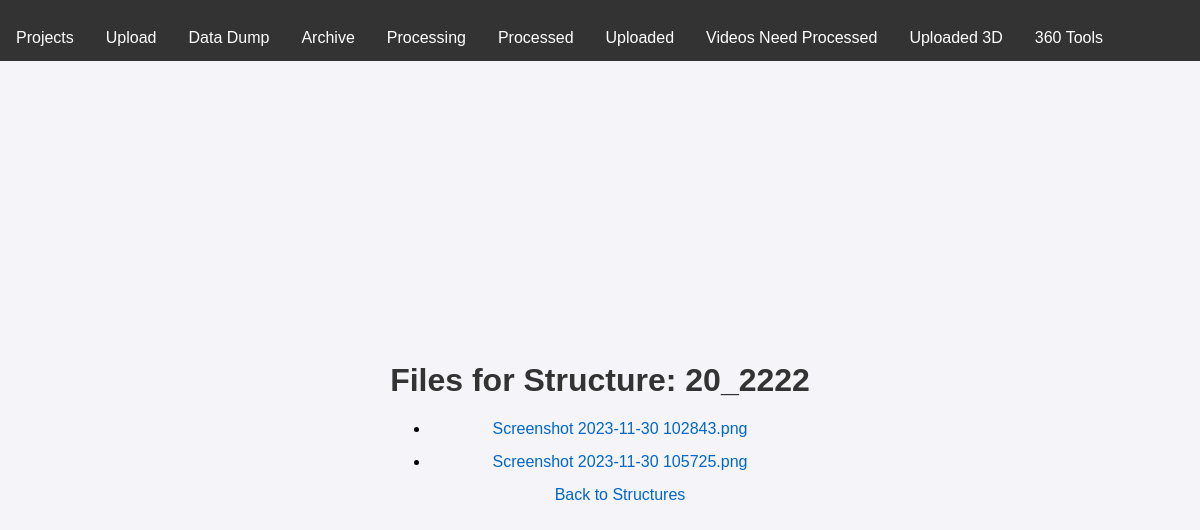
The app's page /structures/1/files with its own data.
### tables this page shows
CREATE TABLE Structures (
            id INTEGER PRIMARY KEY AUTOINCREMENT,
            project_id INTEGER NOT NULL,
            project_location TEXT NOT NULL,
            structure_id TEXT NOT NULL,
            collection_date TEXT NOT NULL,
            FOREIGN KEY (project_id) REFERENCES Projects (id)
        );

CREATE TABLE Files (
            id INTEGER PRIMARY KEY AUTOINCREMENT,
            structure_id INTEGER NOT NULL,
            filename TEXT NOT NULL,
            path TEXT NOT NULL,
            FOREIGN KEY (structure_id) REFERENCES Structures (id)
        );

### app.py (the view)
@app.get("/structures/{structure_db_id}/files", response_class=HTMLResponse)
async def list_files(request: Request, structure_db_id: int):
    files = get_files_by_structure(structure_db_id)
    structure = get_structure_by_id(structure_db_id)  # Fetch structure data
    if not structure:
        raise HTTPException(status_code=404, detail="Structure not found")
    return templates.TemplateResponse(
        "files.html",
        {
            "request": request,
            "files": files,
            "structure": {
                "structure_id": structure["structure_id"],  # Use structure_id field for display
                "project_id": structure["project_id"],
            },
        },
    )

### templates/files.html (shortened to what this page needs)
{% extends "base.html" %}
{% block content %}
<h1>Files for Structure: {{ structure['structure_id'] }}</h1>
<ul>
{% for file in files %}
    <li>
        <a href="/data/{{ file['path'] }}">{{ file['filename'] }}</a>
    </li>
{% endfor %}
<a href="/projects/{{ structure['project_id'] }}/structures">Back to Structures</a>
</ul>
{% endblock %}

### static/styles.css (style rules this page uses)
body { font-family: Arial, sans-serif; background-color: #f4f4f9; margin: 0; padding: 0; display: flex; justify-content: center; align-items: center; height: 100vh; }
h1 { text-align: center; color: #333; }
a { text-decoration: none; color: #0066cc; display: block; text-align: center; margin-top: 15px; }
ul { margin-top: 10px; }

### records on screen
Structures: structure_id "20_2222"
Files: filename "Screenshot 2023-11-30 102843.png"
Files: filename "Screenshot 2023-11-30 105725.png"
